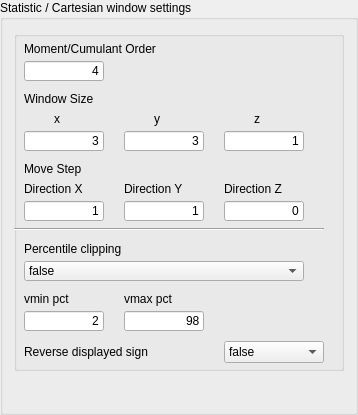
                        <widget class="QGroupBox" name="buttonGroup3">
                          <layout class="QVBoxLayout" name="hosc_layout_24">
                            <item>
                              <widget class="GsTLGroupBox" name="gsTLGroupBox2_2_2">
                                <property name="enabled">
                                  <bool>true</bool>
                                </property>
                                <property name="title">
                                  <string />
                                </property>
                                <property name="displayed" stdset="0">
                                  <bool>true</bool>
                                </property>
                                <widget class="QLineEdit" name="moment_order">
                                  <property name="geometry">
                                    <rect>
                                      <x>10</x>
                                      <y>30</y>
                                      <width>80</width>
                                      <height>20</height>
                                    </rect>
                                  </property>
                                  <property name="alignment">
                                    <set>Qt::AlignRight</set>
                                  </property>
                                  <property name="text">
                                    <string>4</string>
                                  </property>
                                  <property name="toolTip">
                                    <string>Positive statistic order. AVL and Bell retain their existing evaluator behavior.</string>
                                  </property>
                                </widget>
                                <widget class="QLabel" name="TextLabel2_3_2_2_2_2">
                                  <property name="geometry">
                                    <rect>
                                      <x>10</x>
                                      <y>60</y>
                                      <width>200</width>
                                      <height>16</height>
                                    </rect>
                                  </property>
                                  <property name="text">
                                    <string>Window Size</string>
                                  </property>
                                </widget>
                                <widget class="QLabel" name="TextLabel4_5_2_3_2_2_2_2">
                                  <property name="geometry">
                                    <rect>
                                      <x>40</x>
                                      <y>80</y>
                                      <width>16</width>
                                      <height>16</height>
                                    </rect>
                                  </property>
                                  <property name="sizePolicy">
                                    <sizepolicy hsizetype="Fixed" vsizetype="Preferred">
                                      <horstretch>0</horstretch>
                                      <verstretch>0</verstretch>
                                    </sizepolicy>
                                  </property>
                                  <property name="text">
                                    <string>x</string>
                                  </property>
                                </widget>
                                <widget class="QLabel" name="TextLabel4_5_2_2_3_2_2_2_2">
                                  <property name="geometry">
                                    <rect>
                                      <x>140</x>
                                      <y>80</y>
                                      <width>16</width>
                                      <height>16</height>
                                    </rect>
                                  </property>
                                  <property name="sizePolicy">
                                    <sizepolicy hsizetype="Fixed" vsizetype="Preferred">
                                      <horstretch>0</horstretch>
                                      <verstretch>0</verstretch>
                                    </sizepolicy>
                                  </property>
                                  <property name="text">
                                    <string>y</string>
                                  </property>
                                </widget>
                                <widget class="QLabel" name="TextLabel4_5_2_2_2_2_3_2_2">
                                  <property name="geometry">
                                    <rect>
                                      <x>240</x>
                                      <y>80</y>
                                      <width>20</width>
                                      <height>16</height>
                                    </rect>
                                  </property>
                                  <property name="sizePolicy">
                                    <sizepolicy hsizetype="Fixed" vsizetype="Preferred">
                                      <horstretch>0</horstretch>
                                      <verstretch>0</verstretch>
                                    </sizepolicy>
                                  </property>
                                  <property name="text">
                                    <string>z</string>
                                  </property>
                                </widget>
                                <widget class="QLabel" name="TextLabel4_5_2_3_2_2_2_2_2">
                                  <property name="geometry">
                                    <rect>
                                      <x>10</x>
                                      <y>150</y>
                                      <width>67</width>
                                      <height>16</height>
                                    </rect>
                                  </property>
                                  <property name="sizePolicy">
                                    <sizepolicy hsizetype="Fixed" vsizetype="Preferred">
                                      <horstretch>0</horstretch>
                                      <verstretch>0</verstretch>
                                    </sizepolicy>
                                  </property>
                                  <property name="text">
                                    <string>Direction X</string>
                                  </property>
                                </widget>
                                <widget class="QLabel" name="TextLabel4_5_2_2_2_2_3_2_2_2">
                                  <property name="geometry">
                                    <rect>
                                      <x>210</x>
                                      <y>150</y>
                                      <width>67</width>
                                      <height>16</height>
                                    </rect>
                                  </property>
                                  <property name="sizePolicy">
                                    <sizepolicy hsizetype="Fixed" vsizetype="Preferred">
                                      <horstretch>0</horstretch>
                                      <verstretch>0</verstretch>
                                    </sizepolicy>
                                  </property>
                                  <property name="text">
                                    <string>Direction Z</string>
                                  </property>
                                </widget>
                                <widget class="QLabel" name="TextLabel4_5_2_2_3_2_2_2_2_2">
                                  <property name="geometry">
                                    <rect>
                                      <x>110</x>
                                      <y>150</y>
                                      <width>67</width>
                                      <height>16</height>
                                    </rect>
                                  </property>
                                  <property name="sizePolicy">
                                    <sizepolicy hsizetype="Fixed" vsizetype="Preferred">
                                      <horstretch>0</horstretch>
                                      <verstretch>0</verstretch>
                                    </sizepolicy>
                                  </property>
                                  <property name="text">
                                    <string>Direction Y</string>
                                  </property>
                                </widget>
                                <widget class="QLineEdit" name="windowl">
                                  <property name="geometry">
                                    <rect>
                                      <x>10</x>
                                      <y>100</y>
                                      <width>80</width>
                                      <height>20</height>
                                    </rect>
                                  </property>
                                  <property name="alignment">
                                    <set>Qt::AlignRight</set>
                                  </property>
                                  <property name="text">
                                    <string>3</string>
                                  </property>
                                </widget>
                                <widget class="QLineEdit" name="windoww">
                                  <property name="geometry">
                                    <rect>
                                      <x>110</x>
                                      <y>100</y>
                                      <width>80</width>
                                      <height>20</height>
                                    </rect>
                                  </property>
                                  <property name="alignment">
                                    <set>Qt::AlignRight</set>
                                  </property>
                                  <property name="text">
                                    <string>3</string>
                                  </property>
                                </widget>
                                <widget class="QLineEdit" name="windowh">
                                  <property name="geometry">
                                    <rect>
                                      <x>210</x>
                                      <y>100</y>
                                      <width>80</width>
                                      <height>20</height>
                                    </rect>
                                  </property>
                                  <property name="alignment">
                                    <set>Qt::AlignRight</set>
                                  </property>
                                  <property name="text">
                                    <string>1</string>
                                  </property>
                                  <property name="toolTip">
                                    <string>For a single XY layer use Window Z=1 and Step Z=0.</string>
                                  </property>
                                </widget>
                                <widget class="QLineEdit" name="stepz">
                                  <property name="geometry">
                                    <rect>
                                      <x>210</x>
                                      <y>170</y>
                                      <width>80</width>
                                      <height>20</height>
                                    </rect>
                                  </property>
                                  <property name="alignment">
                                    <set>Qt::AlignRight</set>
                                  </property>
                                  <property name="text">
                                    <string>0</string>
                                  </property>
                                </widget>
                                <widget class="Line" name="Line1_2_2_2_2_2_2">
                                  <property name="geometry">
                                    <rect>
                                      <x>0</x>
                                      <y>190</y>
                                      <width>310</width>
                                      <height>16</height>
                                    </rect>
                                  </property>
                                  <property name="sizePolicy">
                                    <sizepolicy hsizetype="Minimum" vsizetype="Fixed">
                                      <horstretch>0</horstretch>
                                      <verstretch>0</verstretch>
                                    </sizepolicy>
                                  </property>
                                  <property name="frameShape">
                                    <enum>QFrame::HLine</enum>
                                  </property>
                                  <property name="frameShadow">
                                    <enum>QFrame::Sunken</enum>
                                  </property>
                                  <property name="orientation">
                                    <enum>Qt::Horizontal</enum>
                                  </property>
                                </widget>
                                <widget class="QLabel" name="TextLabel2_3_2_2_2_2_2">
                                  <property name="geometry">
                                    <rect>
                                      <x>10</x>
                                      <y>130</y>
                                      <width>60</width>
                                      <height>16</height>
                                    </rect>
                                  </property>
                                  <property name="text">
                                    <string>Move Step</string>
                                  </property>
                                </widget>
                                <widget class="QLineEdit" name="stepx">
                                  <property name="geometry">
                                    <rect>
                                      <x>10</x>
                                      <y>170</y>
                                      <width>80</width>
                                      <height>20</height>
                                    </rect>
                                  </property>
                                  <property name="alignment">
                                    <set>Qt::AlignRight</set>
                                  </property>
                                  <property name="text">
                                    <string>1</string>
                                  </property>
                                </widget>
                                <widget class="QLineEdit" name="stepy">
                                  <property name="geometry">
                                    <rect>
                                      <x>110</x>
                                      <y>170</y>
                                      <width>80</width>
                                      <height>20</height>
                                    </rect>
                                  </property>
                                  <property name="alignment">
                                    <set>Qt::AlignRight</set>
                                  </property>
                                  <property name="text">
                                    <string>1</string>
                                  </property>
                                </widget>
                                <widget class="QLabel" name="TextLabel2_3_2_2_2">
                                  <property name="geometry">
                                    <rect>
                                      <x>10</x>
                                      <y>10</y>
                                      <width>283</width>
                                      <height>16</height>
                                    </rect>
                                  </property>
                                  <property name="text">
                                    <string>Moment/Cumulant Order</string>
                                  </property>
                                </widget>
                                <widget class="QLabel" name="enable_percentile_clipping_label">
                                  <property name="geometry">
                                    <rect>
                                      <x>10</x>
                                      <y>210</y>
                                      <width>180</width>
                                      <height>16</height>
                                    </rect>
                                  </property>
                                  <property name="text">
                                    <string>Percentile clipping</string>
                                  </property>
                                </widget>
                                <widget class="QComboBox" name="enable_percentile_clipping">
                                  <item>
                                    <property name="text">
                                      <string>false</string>
                                    </property>
                                  </item>
                                  <item>
                                    <property name="text">
                                      <string>true</string>
                                    </property>
                                  </item>
                                  <property name="geometry">
                                    <rect>
                                      <x>10</x>
                                      <y>230</y>
                                      <width>280</width>
                                      <height>20</height>
                                    </rect>
                                  </property>
                                </widget>
                                <widget class="QLabel" name="percentile_vmin_label">
                                  <property name="geometry">
                                    <rect>
                                      <x>10</x>
                                      <y>260</y>
                                      <width>80</width>
                                      <height>16</height>
                                    </rect>
                                  </property>
                                  <property name="text">
                                    <string>vmin pct</string>
                                  </property>
                                </widget>
                                <widget class="QLabel" name="percentile_vmax_label">
                                  <property name="geometry">
                                    <rect>
                                      <x>110</x>
                                      <y>260</y>
                                      <width>80</width>
                                      <height>16</height>
                                    </rect>
                                  </property>
                                  <property name="text">
                                    <string>vmax pct</string>
                                  </property>
                                </widget>
                                <widget class="QLineEdit" name="percentile_vmin">
                                  <property name="geometry">
                                    <rect>
                                      <x>10</x>
                                      <y>280</y>
                                      <width>80</width>
                                      <height>20</height>
                                    </rect>
                                  </property>
                                  <property name="text">
                                    <string>2</string>
                                  </property>
                                  <property name="alignment">
                                    <set>Qt::AlignRight</set>
                                  </property>
                                </widget>
                                <widget class="QLineEdit" name="percentile_vmax">
                                  <property name="geometry">
                                    <rect>
                                      <x>110</x>
                                      <y>280</y>
                                      <width>80</width>
                                      <height>20</height>
                                    </rect>
                                  </property>
                                  <property name="text">
                                    <string>98</string>
                                  </property>
                                  <property name="alignment">
                                    <set>Qt::AlignRight</set>
                                  </property>
                                </widget>
                                <property name="minimumSize">
                                  <size>
                                    <width>330</width>
                                    <height>340</height>
                                  </size>
                                </property>
                                <property name="maximumSize">
                                  <size>
                                    <width>32767</width>
                                    <height>340</height>
                                  </size>
                                </property>
                                <widget class="QLabel" name="invert_window_output_label">
                                  <property name="text">
                                    <string>Reverse displayed sign</string>
                                  </property>
                                  <property name="geometry">
                                    <rect>
                                      <x>10</x>
                                      <y>310</y>
                                      <width>190</width>
                                      <height>22</height>
                                    </rect>
                                  </property>
                                </widget>
                                <widget class="QComboBox" name="invert_window_output">
                                  <item>
                                    <property name="text">
                                      <string>false</string>
                                    </property>
                                  </item>
                                  <item>
                                    <property name="text">
                                      <string>true</string>
                                    </property>
                                  </item>
                                  <property name="currentIndex">
                                    <number>0</number>
                                  </property>
                                  <property name="geometry">
                                    <rect>
                                      <x>210</x>
                                      <y>310</y>
                                      <width>100</width>
                                      <height>22</height>
                                    </rect>
                                  </property>
                                </widget>
                              </widget>
                            </item>
                            <item>
                              <spacer name="spacer5">
                                <property name="orientation">
                                  <enum>Qt::Vertical</enum>
                                </property>
                                <property name="sizeType">
                                  <enum>QSizePolicy::Expanding</enum>
                                </property>
                                <property name="sizeHint">
                                  <size>
                                    <width>20</width>
                                    <height>30</height>
                                  </size>
                                </property>
                              </spacer>
                            </item>
                          </layout>
                          <property name="title">
                            <string>Statistic / Cartesian window settings</string>
                          </property>
                        </widget>
